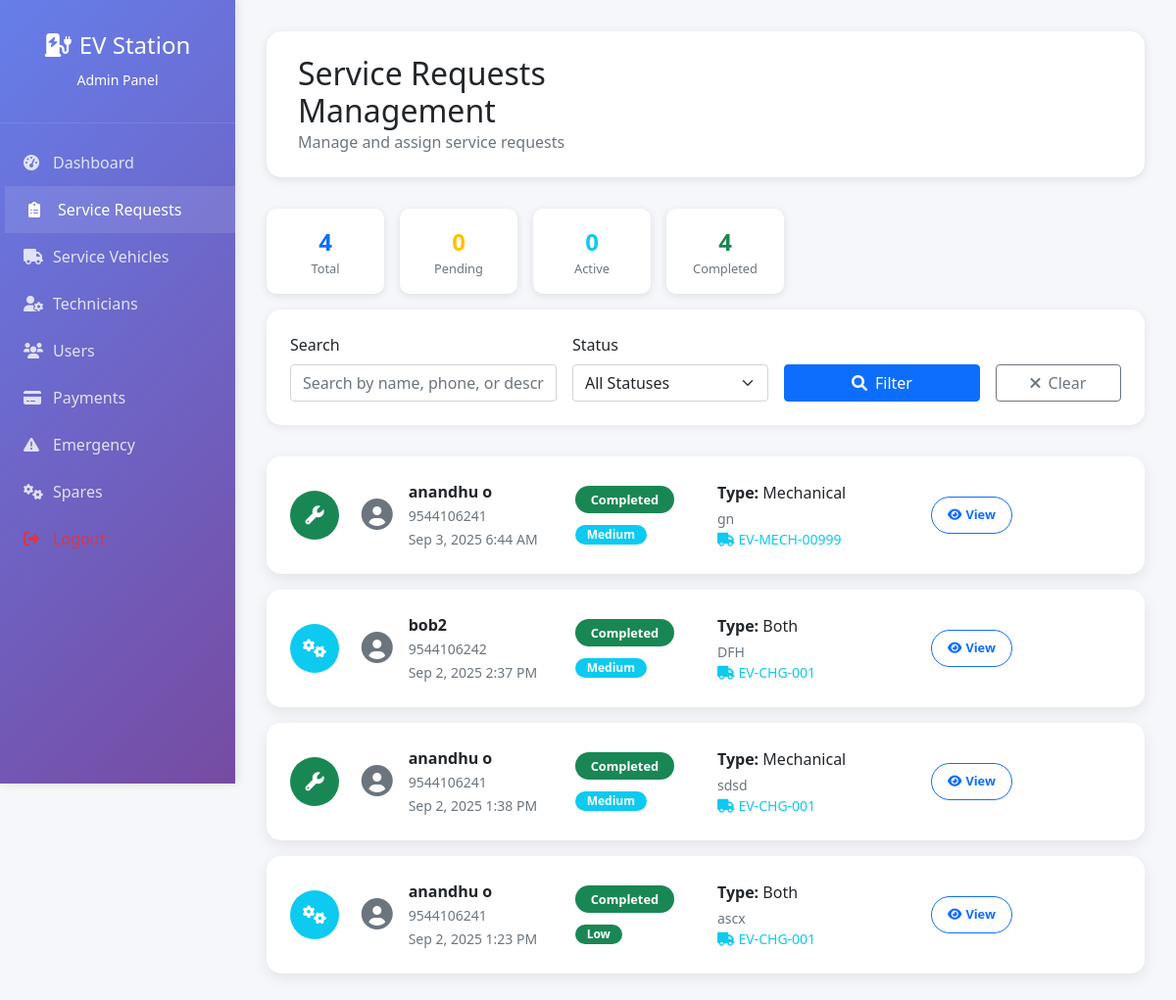
/admin/requests.php (signed in), run on the app's committed database.
### tables this page shows
CREATE TABLE `service_requests` (
  `id` int(11) NOT NULL,
  `user_id` int(11) NOT NULL,
  `user_vehicle_id` int(11) DEFAULT NULL,
  `request_type` enum('charging','mechanical','both') NOT NULL,
  `vehicle_location_lat` decimal(10,8) NOT NULL,
  `vehicle_location_lng` decimal(11,8) NOT NULL,
  `description` text DEFAULT NULL,
  `urgency_level` enum('low','medium','high','emergency') DEFAULT 'medium',
  `status` enum('pending','assigned','in_progress','completed','cancelled') DEFAULT 'pending',
  `assigned_vehicle_id` int(11) DEFAULT NULL,
  `assigned_technician_id` int(11) DEFAULT NULL,
  `estimated_arrival_time` datetime DEFAULT NULL,
  `actual_arrival_time` datetime DEFAULT NULL,
  `completion_time` datetime DEFAULT NULL,
  `total_cost` decimal(10,2) DEFAULT NULL,
  `payment_status` enum('pending','paid','failed') DEFAULT 'pending',
  `created_at` timestamp NOT NULL DEFAULT current_timestamp(),
  `updated_at` timestamp NOT NULL DEFAULT current_timestamp() ON UPDATE current_timestamp()
);

CREATE TABLE `users` (
  `id` int(11) NOT NULL,
  `username` varchar(50) NOT NULL,
  `email` varchar(100) NOT NULL,
  `password` varchar(255) NOT NULL,
  `full_name` varchar(100) NOT NULL,
  `phone` varchar(20) DEFAULT NULL,
  `vehicle_model` varchar(100) DEFAULT NULL,
  `vehicle_plate` varchar(20) DEFAULT NULL,
  `created_at` timestamp NOT NULL DEFAULT current_timestamp(),
  `updated_at` timestamp NOT NULL DEFAULT current_timestamp() ON UPDATE current_timestamp()
);

CREATE TABLE `service_vehicles` (
  `id` int(11) NOT NULL,
  `vehicle_number` varchar(20) NOT NULL,
  `vehicle_type` enum('charging','mechanical','hybrid') NOT NULL,
  `capacity` varchar(50) DEFAULT NULL,
  `current_location_lat` decimal(10,8) DEFAULT NULL,
  `current_location_lng` decimal(11,8) DEFAULT NULL,
  `status` enum('available','busy','maintenance','offline') DEFAULT 'available',
  `created_at` timestamp NOT NULL DEFAULT current_timestamp()
);

### config/database.php (called while the page is built, shortened)
<?php
class Database {
    private $host = 'localhost';
    private $db_name = 'ev_mobile_station';
    private $username = 'root';
    private $password = '';
    private $conn;
    private static $instance = null;
    public static function getInstance() {
        if (self::$instance === null) {
            self::$instance = new self();
        }
        return self::$instance;
    }
    public function getConnection() {
        if ($this->conn === null) {
            try {
                $this->conn = new PDO(
                    "mysql:host=" . $this->host . ";dbname=" . $this->db_name . ";charset=utf8mb4",
                    $this->username,
                    $this->password,
                    array(
                        PDO::ATTR_ERRMODE => PDO::ERRMODE_EXCEPTION,
                        PDO::ATTR_DEFAULT_FETCH_MODE => PDO::FETCH_ASSOC,
                        PDO::MYSQL_ATTR_INIT_COMMAND => "SET NAMES utf8mb4",
                        PDO::ATTR_PERSISTENT => false,
                        PDO::ATTR_EMULATE_PREPARES => false
                    )
                );
            } catch(PDOException $exception) {
                error_log("Database connection error: " . $exception->getMessage());
                throw new Exception("Database connection failed: " . $exception->getMessage());
            }
        }
        return $this->conn;
    }
    public function executeQuery($sql, $params = []) {
        try {
            $conn = $this->getConnection();
            $stmt = $conn->prepare($sql);
            $stmt->execute($params);
            return $stmt;
        } catch (Exception $e) {
            error_log("Query execution error: " . $e->getMessage());
            throw new Exception("Query execution failed: " . $e->getMessage());
        }
    }
}
?>

### includes/functions.php (called while the page is built, shortened)
<?php
require_once __DIR__ . '/../config/database.php';
class AdminManager {
    private $db;
    public function __construct() {
        $this->db = Database::getInstance();
    }
    public function getAllRequests($status = null, $limit = 50) {
        try {
            $sql = "SELECT sr.*, u.full_name as user_name, u.phone as user_phone,
                    sv.vehicle_number, t.full_name as technician_name
                    FROM service_requests sr
                    JOIN users u ON sr.user_id = u.id
                    LEFT JOIN service_vehicles sv ON sr.assigned_vehicle_id = sv.id
                    LEFT JOIN technicians t ON sr.assigned_technician_id = t.id";
            $params = [];
            $sql .= " ORDER BY sr.created_at DESC LIMIT ?";
            $params[] = $limit;
            $stmt = $this->db->executeQuery($sql, $params);
            return $stmt->fetchAll();
        } catch (Exception $e) {
            error_log("Get all requests error: " . $e->getMessage());
            return [];
        }
    }
}
class UtilityFunctions {
    public static function formatDateTime($datetime) {
        return date('M j, Y g:i A', strtotime($datetime));
    }
    public static function getUrgencyColor($urgency) {
        switch ($urgency) {
            case 'medium': return 'info';
            case 'low': return 'success';
        }
    }
    public static function getStatusColor($status) {
        switch ($status) {
            case 'completed': return 'success';
        }
    }
}
?>

### admin/requests.php (the view, shortened to what this page needs)
<?php
require_once '../includes/functions.php';
$adminManager = new AdminManager();
$current_page = 'requests';
$status_filter = $_GET['status'] ?? '';
$search_query = $_GET['search'] ?? '';
$requests = $adminManager->getAllRequests($status_filter, 100);
?>
<!DOCTYPE html>
<html lang="en">
<head>
    <link href="https://cdn.jsdelivr.net/npm/bootstrap@5.1.3/dist/css/bootstrap.min.css" rel="stylesheet">
    <link href="https://cdnjs.cloudflare.com/ajax/libs/font-awesome/6.0.0/css/all.min.css" rel="stylesheet">
</head>
<body>
    <div class="sidebar">
        <div class="sidebar-header">
            <h4><i class="fas fa-charging-station me-2"></i>EV Station</h4>
            <small>Admin Panel</small>
        </div>
        <nav class="sidebar-nav">
            <a href="dashboard.php" class="nav-link">
                <i class="fas fa-tachometer-alt"></i>Dashboard
            </a>
            <a href="requests.php" class="nav-link active">
                <i class="fas fa-clipboard-list"></i>Service Requests
            </a>
            <a href="vehicles.php" class="nav-link">
                <i class="fas fa-truck"></i>Service Vehicles
            </a>
            <a href="technicians.php" class="nav-link">
                <i class="fas fa-user-cog"></i>Technicians
            </a>
            <a href="users.php" class="nav-link <?php echo $current_page === 'users' ? 'active' : ''; ?>">
                <i class="fas fa-users"></i>Users
            </a>
            <a href="payments.php" class="nav-link">
                <i class="fas fa-credit-card"></i>Payments
            </a>
            <a href="emergency.php" class="nav-link">
                <i class="fas fa-exclamation-triangle"></i>Emergency
            </a>
            <a href="spares.php" class="nav-link"><i class="fas fa-cogs"></i>Spares</a>
            <a href="../logout.php" class="nav-link text-danger">
                <i class="fas fa-sign-out-alt"></i>Logout
            </a>
        </nav>
    </div>
            <div class="main-with-fixed-sidebar">
                <div class="main-content">
                    <div class="top-bar">
                        <div class="row align-items-center">
                            <div class="col-md-6">
                                <h2 class="mb-0">Service Requests Management</h2>
                                <p class="text-muted mb-0">Manage and assign service requests</p>
                            </div>
                        </div>
                    </div>
                    <div class="stats-summary">
                        <?php
                        $total_requests = count($requests);
                        $pending_count = count(array_filter($requests, fn($r) => $r['status'] === 'pending'));
                        $assigned_count = count(array_filter($requests, fn($r) => $r['status'] === 'assigned'));
                        $in_progress_count = count(array_filter($requests, fn($r) => $r['status'] === 'in_progress'));
                        $completed_count = count(array_filter($requests, fn($r) => $r['status'] === 'completed'));
                        ?>
                        <div class="stat-item">
                            <div class="stat-number text-primary"><?php echo $total_requests; ?></div>
                            <div class="stat-label">Total</div>
                        </div>
                        <div class="stat-item">
                            <div class="stat-number text-warning"><?php echo $pending_count; ?></div>
                            <div class="stat-label">Pending</div>
                        </div>
                        <div class="stat-item">
                            <div class="stat-number text-info"><?php echo $assigned_count + $in_progress_count; ?></div>
                            <div class="stat-label">Active</div>
                        </div>
                        <div class="stat-item">
                            <div class="stat-number text-success"><?php echo $completed_count; ?></div>
                            <div class="stat-label">Completed</div>
                        </div>
                    </div>
                    <div class="filters-section">
                        <form method="GET" class="row g-3">
                            <div class="col-md-4">
                                <label for="search" class="form-label">Search</label>
                                <input type="text" class="form-control" id="search" name="search"
                                       value="<?php echo htmlspecialchars($search_query); ?>"
                                       placeholder="Search by name, phone, or description">
                            </div>
                            <div class="col-md-3">
                                <label for="status" class="form-label">Status</label>
                                <select class="form-select" id="status" name="status">
                                    <option value="">All Statuses</option>
                                </select>
                            </div>
                            <div class="col-md-3">
                                <label class="form-label">&nbsp;</label>
                                <div class="d-grid">
                                    <button type="submit" class="btn btn-primary">
                                        <i class="fas fa-search me-2"></i>Filter
                                    </button>
                                </div>
                            </div>
                            <div class="col-md-2">
                                <label class="form-label">&nbsp;</label>
                                <div class="d-grid">
                                    <a href="requests.php" class="btn btn-outline-secondary">
                                        <i class="fas fa-times me-2"></i>Clear
                                    </a>
                                </div>
                            </div>
                        </form>
                    </div>
                    <?php if (!empty($requests)): ?>
                        <?php foreach ($requests as $request): ?>
                            <div class="request-card">
                                <div class="row align-items-center">
                                    <div class="col-md-1">
                                        <div class="request-type-icon bg-<?php echo $request['request_type'] === 'charging' ? 'primary' : ($request['request_type'] === 'mechanical' ? 'success' : 'info'); ?>">
                                            <i class="fas fa-<?php echo $request['request_type'] === 'charging' ? 'bolt' : ($request['request_type'] === 'mechanical' ? 'wrench' : 'cogs'); ?>"></i>
                                        </div>
                                    </div>
                                    <div class="col-md-3">
                                        <div class="d-flex align-items-center">
                                            <div class="me-3">
                                                <i class="fas fa-user-circle fa-2x text-muted"></i>
                                            </div>
                                            <div>
                                                <div class="fw-bold"><?php echo htmlspecialchars($request['user_name']); ?></div>
                                                <small class="text-muted"><?php echo htmlspecialchars($request['user_phone']); ?></small>
                                                <br>
                                                <small class="text-muted"><?php echo UtilityFunctions::formatDateTime($request['created_at']); ?></small>
                                            </div>
                                        </div>
                                    </div>
                                    <div class="col-md-2">
                                        <div class="mb-2">
                                            <span class="badge bg-<?php echo UtilityFunctions::getStatusColor($request['status']); ?> status-badge">
                                                <?php echo ucfirst(str_replace('_', ' ', $request['status'])); ?>
                                            </span>
                                        </div>
                                        <div>
                                            <span class="badge bg-<?php echo UtilityFunctions::getUrgencyColor($request['urgency_level']); ?> urgency-badge">
                                                <?php echo ucfirst($request['urgency_level']); ?>
                                            </span>
                                        </div>
                                    </div>
                                    <div class="col-md-3">
                                        <div class="mb-1">
                                            <strong>Type:</strong> <?php echo ucfirst($request['request_type']); ?>
                                        </div>
                                        <?php if ($request['description']): ?>
                                            <div class="text-muted small">
                                                <?php echo htmlspecialchars(substr($request['description'], 0, 50)) . (strlen($request['description']) > 50 ? '...' : ''); ?>
                                            </div>
                                        <?php endif; ?>
                                        <?php if ($request['assigned_vehicle_id']): ?>
                                            <div class="text-info small">
                                                <i class="fas fa-truck me-1"></i><?php echo htmlspecialchars($request['vehicle_number']); ?>
                                            </div>
                                        <?php endif; ?>
                                    </div>
                                    <div class="col-md-2">
                                        <div class="action-buttons">
                                            <a href="view-request.php?id=<?php echo $request['id']; ?>"
                                               class="btn btn-outline-primary btn-action">
                                                <i class="fas fa-eye me-1"></i>View
                                            </a>
                                        </div>
                                    </div>
                                </div>
                            </div>
                        <?php endforeach; ?>
                    <?php endif; ?>
                </div>
            </div>
</body>
</html>

### data on the page
service_requests: user.full_name "anandhu o", user.phone "9544106241", created_at "Sep 3, 2025 6:44 AM", status "Completed", urgency_level "Medium", request_type "Mechanical", description "gn", assigned_vehicle.vehicle_number "EV-MECH-00999"
service_requests: user.full_name "bob2", user.phone "9544106242", created_at "Sep 2, 2025 2:37 PM", status "Completed", urgency_level "Medium", request_type "Both", description "DFH", assigned_vehicle.vehicle_number "EV-CHG-001"
service_requests: user.full_name "anandhu o", user.phone "9544106241", created_at "Sep 2, 2025 1:38 PM", status "Completed", urgency_level "Medium", request_type "Mechanical", description "sdsd", assigned_vehicle.vehicle_number "EV-CHG-001"
service_requests: user.full_name "anandhu o", user.phone "9544106241", created_at "Sep 2, 2025 1:23 PM", status "Completed", urgency_level "Low", request_type "Both", description "ascx", assigned_vehicle.vehicle_number "EV-CHG-001"

### other printed values
$total_requests "4"
$pending_count "0"
$assigned_count + $in_progress_count "0"
$completed_count "4"
